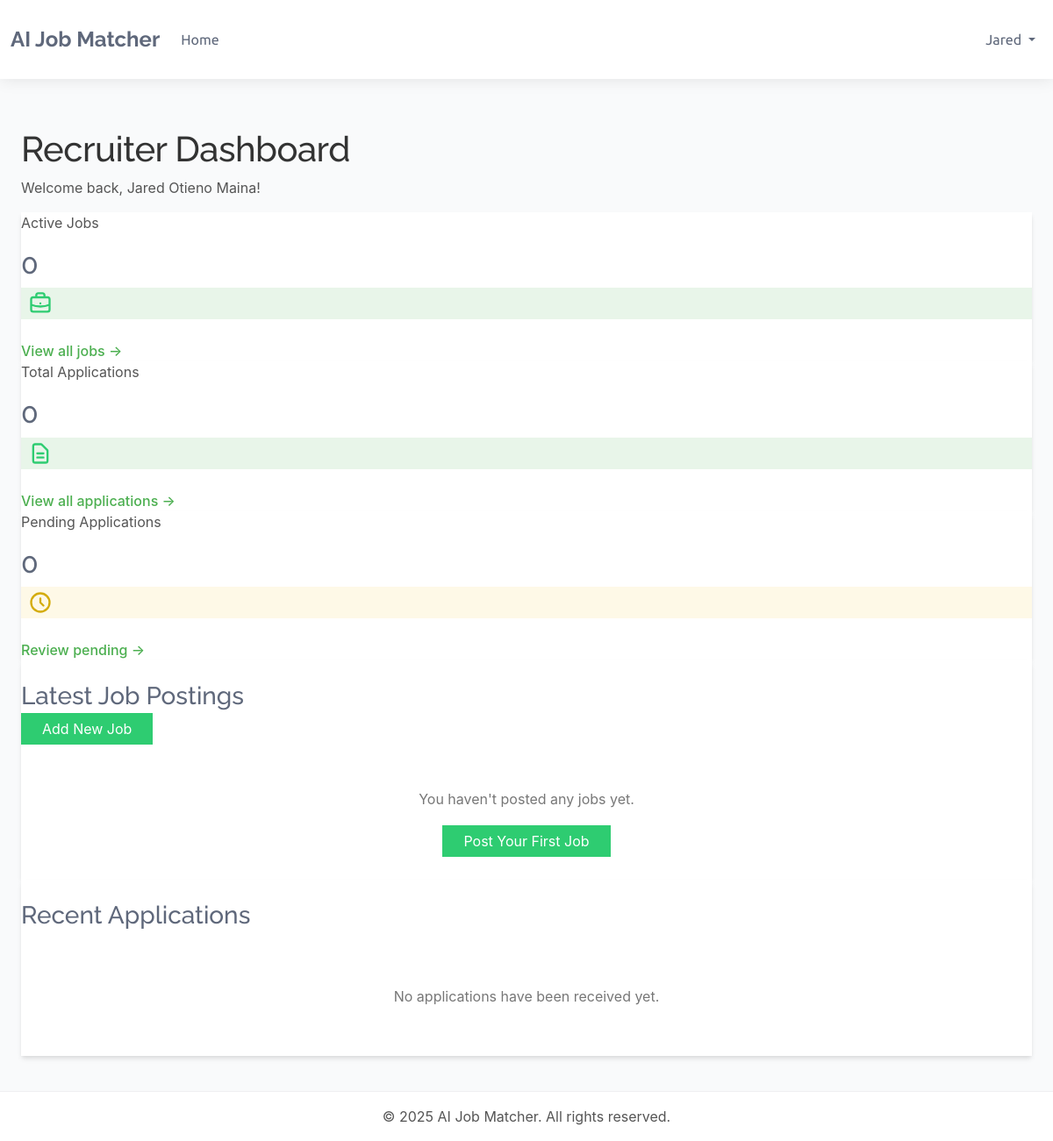
The page /dashboards/recruiter/ (signed in) on the database as committed earlier.
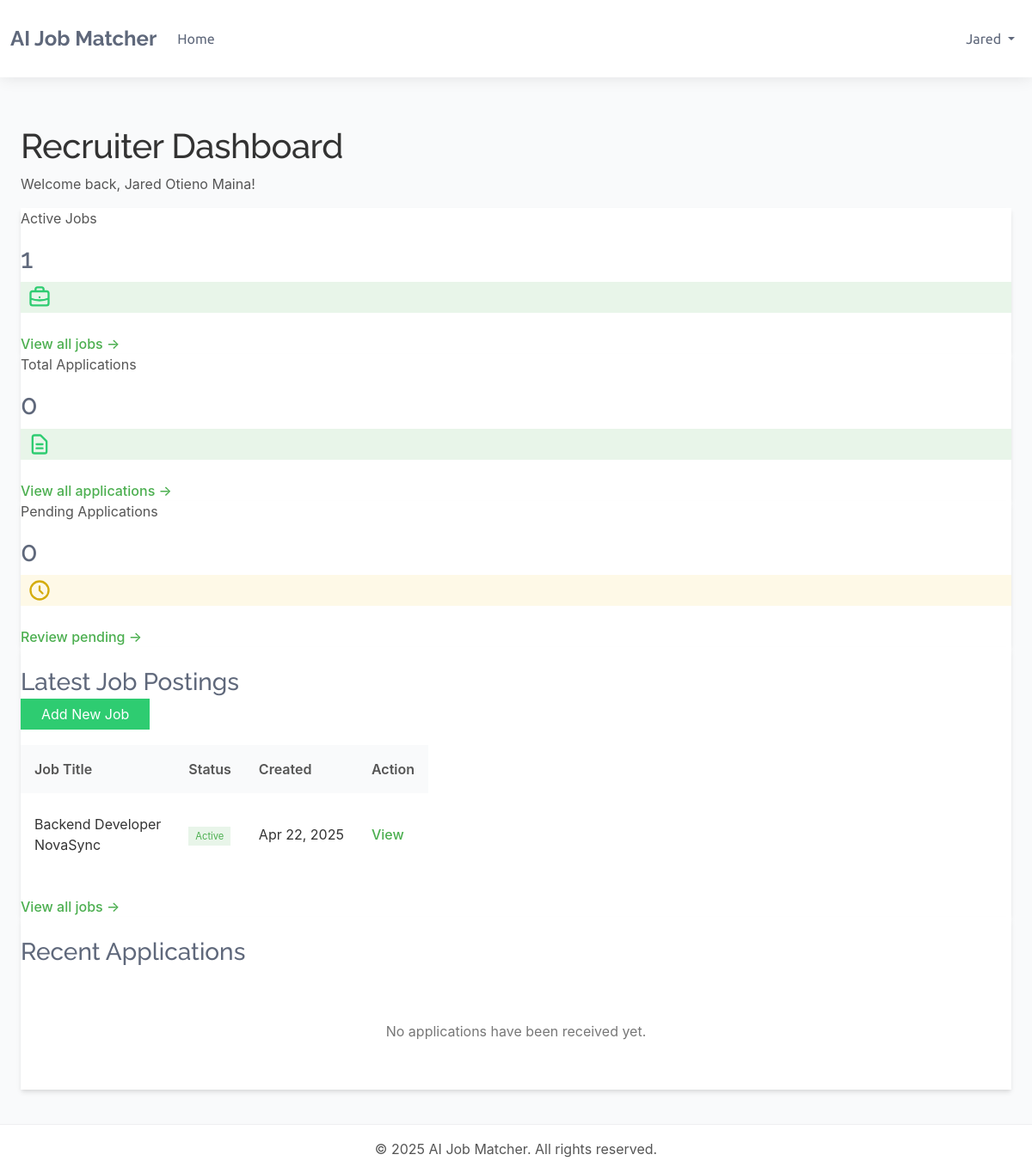
The same page on the database as committed later.
### dashboards/models.py (models this page shows, shortened)
class BaseModel(models.Model):
    created_at = models.DateTimeField(auto_now_add=True)
    updated_at = models.DateTimeField(auto_now=True)
    class Meta:
        abstract = True

class JobPosting(BaseModel):
    STATUS_CHOICES = (
        ('active', 'Active'),
        ('filled', 'Filled'),
        ('expired', 'Expired'),
        ('draft', 'Draft'),
    )
    recruiter = models.ForeignKey(Recruiter, on_delete=models.CASCADE, related_name='job_postings')
    title = models.CharField(_('job title'), max_length=255)
    company_name = models.CharField(_('company name'), max_length=255)
    category = models.CharField(_('job category'), max_length=100)
    description = models.TextField(_('job description'))
    requirements = models.TextField(_('job requirements'))
    responsibilities = models.TextField(_('responsibilities'))
    location = models.CharField(_('location'), max_length=255)
    salary_min = models.DecimalField(_('minimum salary'), max_digits=12, decimal_places=2, null=True, blank=True)
    salary_max = models.DecimalField(_('maximum salary'), max_digits=12, decimal_places=2, null=True, blank=True)
    experience_required = models.PositiveIntegerField(_('experience required (years)'), default=0)
    education_level = models.CharField(_('education level'), max_length=100)
    employment_type = models.CharField(_('employment type'), max_length=50)
    status = models.CharField(_('status'), max_length=20, choices=STATUS_CHOICES, default='active')
    expiry_date = models.DateField(_('expiry date'), default=timezone.now)
    skills_required = models.TextField(_('skills required'))
    embedding_vector = models.BinaryField(_('job embedding vector'), null=True, blank=True)
    class Meta:
        ordering = ['-created_at']
        verbose_name = _('Job Posting')
        verbose_name_plural = _('Job Postings')

### dashboards/views.py (the view)
# urls.py: path('recruiter/', views.recruiter_dashboard, name='recruiter_dashboard'),
@login_required
@user_passes_test(is_recruiter)
def recruiter_dashboard(request):
    recruiter_profile = request.user.recruiter
    active_jobs = JobPosting.objects.filter(
        recruiter=recruiter_profile,
        status='active'
    ).count()
    total_applications = JobApplication.objects.filter(
        job__recruiter=recruiter_profile
    ).count()
    pending_applications = JobApplication.objects.filter(
        job__recruiter=recruiter_profile,
        status='pending'
    ).count()
    latest_jobs = JobPosting.objects.filter(
        recruiter=recruiter_profile
    ).order_by('-created_at')[:5]
    latest_applications = JobApplication.objects.filter(
        job__recruiter=recruiter_profile
    ).order_by('-created_at')[:5]
    context = {
        'active_jobs': active_jobs,
        'total_applications': total_applications,
        'pending_applications': pending_applications,
        'latest_jobs': latest_jobs,
        'latest_applications': latest_applications,
    }
    return render(request, 'dashboards/recruiter_dashboard.html', context)

### dashboards/views.py (called while the page is built)
def is_recruiter(user):
    return user.is_authenticated and user.role == 'Recruiter'

### templates/dashboards/recruiter_dashboard.html (shortened to what the changed rows need)
{% extends 'dashboards/base.html' %}
{% block content %}
<div class="container mx-auto px-4 py-6">
    <div class="mb-8">
        <h1 class="text-3xl font-bold text-gray-800">Recruiter Dashboard</h1>
    </div>
    <div class="grid grid-cols-1 md:grid-cols-3 gap-6 mb-8">
        <div class="bg-white rounded-lg shadow-md p-6">
            <div class="flex items-center justify-between">
                <div>
                    <p class="text-gray-500 text-sm uppercase font-medium">Active Jobs</p>
                    <h2 class="text-3xl font-bold text-gray-800">{{ active_jobs }}</h2>
                </div>
            </div>
        </div>
        <div class="bg-white rounded-lg shadow-md p-6">
            <div class="flex items-center justify-between">
                <div>
                    <h2 class="text-3xl font-bold text-gray-800">{{ total_applications }}</h2>
                </div>
            </div>
        </div>
        <div class="bg-white rounded-lg shadow-md p-6">
            <div class="flex items-center justify-between">
                <div>
                    <h2 class="text-3xl font-bold text-gray-800">{{ pending_applications }}</h2>
                </div>
            </div>
        </div>
    </div>
    <div class="grid grid-cols-1 lg:grid-cols-2 gap-8">
        <div class="bg-white rounded-lg shadow-md">
            <div class="p-6">
                {% if latest_jobs %}
                    <div class="overflow-x-auto">
                        <table class="min-w-full divide-y divide-gray-200">
                            <thead>
                                <tr>
                                    <th class="px-6 py-3 text-left text-xs font-medium text-gray-500 uppercase tracking-wider">Job Title</th>
                                    <th class="px-6 py-3 text-left text-xs font-medium text-gray-500 uppercase tracking-wider">Status</th>
                                    <th class="px-6 py-3 text-left text-xs font-medium text-gray-500 uppercase tracking-wider">Created</th>
                                    <th class="px-6 py-3 text-left text-xs font-medium text-gray-500 uppercase tracking-wider">Action</th>
                                </tr>
                            </thead>
                            <tbody class="bg-white divide-y divide-gray-200">
                                {% for job in latest_jobs %}
                                <tr>
                                    <td class="px-6 py-4 whitespace-nowrap">
                                        <div class="text-sm font-medium text-gray-900">{{ job.title }}</div>
                                        <div class="text-sm text-gray-500">{{ job.company_name }}</div>
                                    </td>
                                    <td class="px-6 py-4 whitespace-nowrap">
                                        <span class="px-2 inline-flex text-xs leading-5 font-semibold rounded-full
                                            {% if job.status == 'active' %}bg-green-100 text-green-800
                                            {% elif job.status == 'filled' %}bg-blue-100 text-blue-800
                                            {% elif job.status == 'expired' %}bg-red-100 text-red-800
                                            {% else %}bg-gray-100 text-gray-800{% endif %}">
                                            {{ job.status|title }}
                                        </span>
                                    </td>
                                    <td class="px-6 py-4 whitespace-nowrap text-sm text-gray-500">
                                        {{ job.created_at|date:"M d, Y" }}
                                    </td>
                                    <td class="px-6 py-4 whitespace-nowrap text-sm font-medium">
                                        <a href="{% url 'dashboards:job_detail' job_id=job.id %}" class="text-blue-600 hover:text-blue-900">View</a>
                                    </td>
                                </tr>
                                {% endfor %}
                            </tbody>
                        </table>
                    </div>
                    <div class="mt-4 text-right">
                        <a href="{% url 'dashboards:job_list' %}" class="text-blue-600 hover:text-blue-800 text-sm font-medium">View all jobs →</a>
                    </div>
                {% else %}
                    <div class="text-center py-8">
                        <p class="text-gray-500 mb-4">You haven't posted any jobs yet.</p>
                        <a href="{% url 'dashboards:create_job' %}" class="bg-blue-600 hover:bg-blue-700 text-white px-4 py-2 rounded-md text-sm font-medium">Post Your First Job</a>
                    </div>
                {% endif %}
            </div>
        </div>
    </div>
</div>
{% endblock %}

Rows that differ between the two databases and show on the page:
added JobPosting: title "Backend Developer", company_name "NovaSync", status "Active", created_at "Apr 22, 2025"
Other text that changed with them:
{{ active_jobs }}: "0" → "1"
text no longer shown: "You haven't posted any jobs yet. Post Your First Job"
text now shown: "Job Title Status Created Action View all jobs →"
